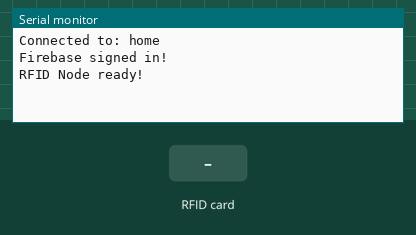
A sketch run on a simulated ESP8266 (NodeMCU). Parts: the last lines printed to the serial monitor. The inputs (shaded band) are chosen by the test bench. WiFi joins after 1.5 s; servers stay silent unless stated.

Above: at 3.0 s.
3.1 s: RFID card 12 34 56 78 held to the reader
At 4.0 s:
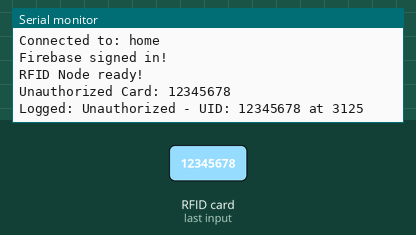
4.7 s: RFID card 37 24 49 01 held to the reader
At 5.6 s:
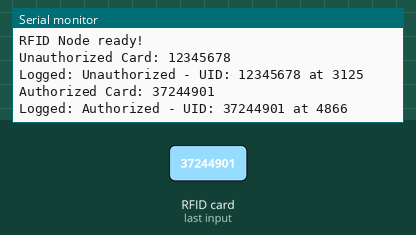
6.5 s: RFID card 5E 7A 19 C4 held to the reader
At 7.2 s:
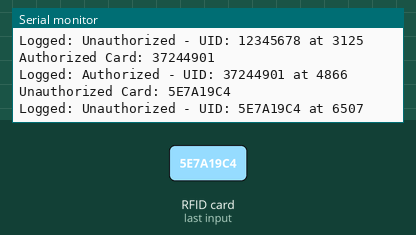

The sketch:

OTHER_FEATURES.ino
```cpp
#define BLYNK_TEMPLATE_ID "TMPL6dp07-fJq"
#define BLYNK_TEMPLATE_NAME "Smart Home Relay"
#define BLYNK_AUTH_TOKEN "9as_L1T2zilR6Z66elR9I4pWgaxofwH9"

#include <ESP8266WiFi.h>
#include <WiFiManager.h>
#include <FirebaseESP8266.h>
#include <BlynkSimpleEsp8266.h>
#include <SPI.h>
#include <MFRC522.h>

#define SS_PIN 4
#define RST_PIN 5
#define FIREBASE_DOOR_PATH "/devices/esp8266-door/door_status"
#define FIREBASE_LOG_PATH  "/devices/esp8266-door/door_log"

MFRC522 rfid(SS_PIN, RST_PIN);
WiFiManager wifiManager;
FirebaseData fbdo;
FirebaseAuth auth;
FirebaseConfig config;

// Allowed UID
byte allowedUID[4] = {0x37, 0x24, 0x49, 0x01};

void setup() {
  Serial.begin(115200);
  SPI.begin();
  rfid.PCD_Init();

  connectToWiFi();
  setupFirebase();

  Blynk.begin(BLYNK_AUTH_TOKEN, WiFi.SSID().c_str(), WiFi.psk().c_str());
  Serial.println("RFID Node ready!");
}

void loop() {
  Blynk.run();
  checkRFIDCard();
}

bool isCardMatched() {
  for (byte i = 0; i < rfid.uid.size; i++) {
    if (rfid.uid.uidByte[i] != allowedUID[i]) return false;
  }
  return true;
}

void checkRFIDCard() {
  if (rfid.PICC_IsNewCardPresent() && rfid.PICC_ReadCardSerial()) {
    String uidStr = "";
    for (byte i = 0; i < rfid.uid.size; i++) {
      if (rfid.uid.uidByte[i] < 0x10) uidStr += "0";
      uidStr += String(rfid.uid.uidByte[i], HEX);
    }
    uidStr.toUpperCase();

    if (isCardMatched()) {
      Serial.println("Authorized Card: " + uidStr);
      Firebase.setString(fbdo, FIREBASE_DOOR_PATH, "OPEN");  // open door
      logRFIDEvent("Authorized", uidStr);
    } else {
      Serial.println("Unauthorized Card: " + uidStr);
      logRFIDEvent("Unauthorized", uidStr);
    }

    rfid.PICC_HaltA();
    delay(500);
  }
}

void logRFIDEvent(String status, String uidStr) {
  String entry = status + " - UID: " + uidStr + " at " + String(millis());
  if (Firebase.pushString(fbdo, FIREBASE_LOG_PATH, entry))
    Serial.println("Logged: " + entry);
  else
    Serial.println("Firebase Error: " + fbdo.errorReason());
}

void connectToWiFi() {
  if (!wifiManager.autoConnect("ESP8266-RFID", "12345678")) ESP.restart();
  Serial.println("Connected to: " + WiFi.SSID());
}

void setupFirebase() {
  config.host = "https://iot-project-f14a8-default-rtdb.asia-southeast1.firebasedatabase.app";
  config.api_key = "AIzaSyAqIuNiR-vYbqcMxpVd39yQWiv6Iy6_MMQ";
  auth.user.email = "antoneyosaurav111@gmail.com";
  auth.user.password = "1234567890";

  Firebase.begin(&config, &auth);
  Firebase.reconnectWiFi(true);
  while (auth.token.uid == "") { delay(500); Serial.print("."); }
  Serial.println("\nFirebase signed in!");
}
```

Measured:
- after the input at 3.1 s, the serial monitor: prints a new line at once (image 1)
- after the input at 4.7 s, the serial monitor: prints a new line at once (image 2)
- after the input at 6.5 s, the serial monitor: prints a new line at once (image 3)
